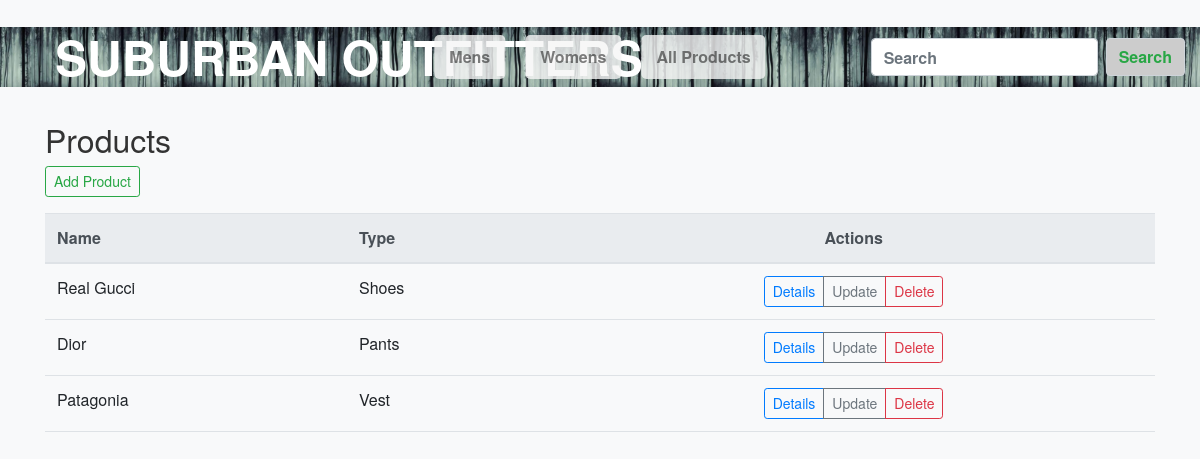
/customers/product_list/, run on an earlier commit of the app's database.
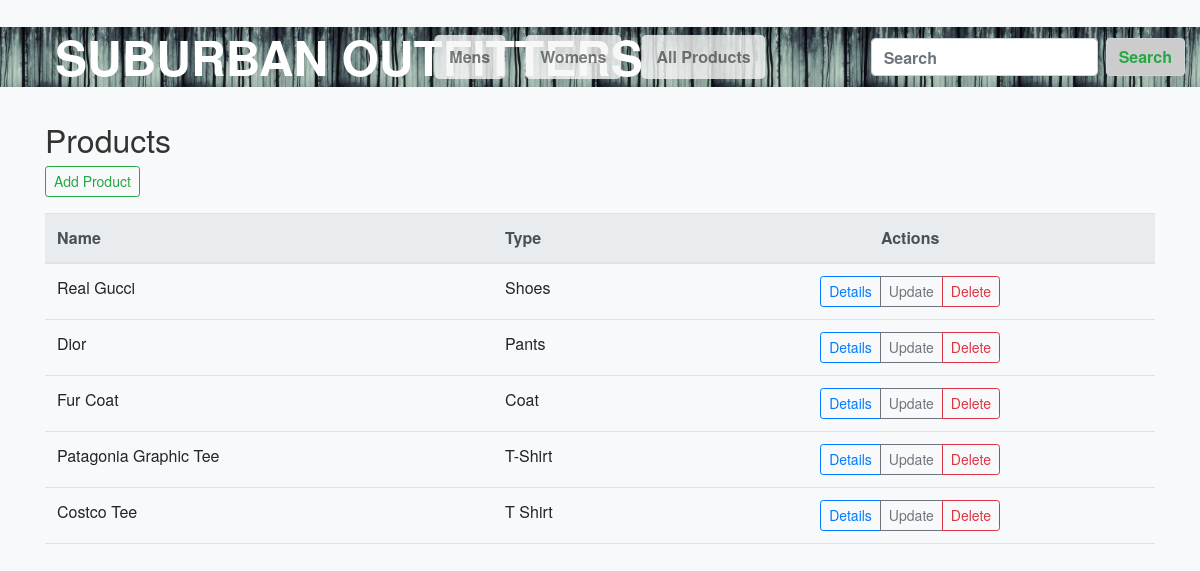
And on a later commit of the database.
### customer/models.py (models this page shows, shortened)
class Product(models.Model):
    GENDER_CHOICES = (
        ('M', 'Men'),
        ('W', 'Women'),
    )
    productName = models.CharField(max_length=200)
    productType = models.CharField(max_length=200)
    price = models.DecimalField(max_digits=10, decimal_places=2, default=0.00)
    gender = models.CharField(max_length=1, choices=GENDER_CHOICES, default='M')
    description = models.TextField(default='No description provided.')
    size = models.CharField(max_length=50, blank=True)
    quantity = models.IntegerField(default=0)
    image = models.ImageField(upload_to='product_images/', default='default.jpg')

### customer/views.py (the view)
# urls.py: path('product_list/', views.ProductListView.as_view(), name='product_list'),
class ProductListView(View):
    def get(self, request):
        products = Product.objects.all()
        context = {
            'products': products
        }
        return render(request, 'product_list.html', context=context)

### customer/context_processors.py (called while the page is built)
def categories(request):
    return {
        'categories': Category.objects.all()
    }

### templates/product_list.html (shortened to what this page needs)
{% load static %}
<!DOCTYPE html>
<html>
<head>
    <link rel="stylesheet" href="https://stackpath.bootstrapcdn.com/bootstrap/4.5.2/css/bootstrap.min.css">
    <link rel="stylesheet" href="{% static 'css/styles.css' %}">
</head>
<body>
    {% include "nav.html" %}
    <div class="container mt-3">
        <a href="{% url 'product_list' %}" class="text-decoration-none">
            <h2>Products</h2>
        </a>
        <a href="{% url 'product_add' %}" class="btn btn-outline-success btn-sm mb-3">Add Product</a>
        <div class="table-responsive">
            <table class="table">
                <thead class="thead-light">
                    <tr>
                        <th>Name</th>
                        <th>Type</th>
                        <th class="text-center">Actions</th>
                    </tr>
                </thead>
                <tbody>
                    {% for product in products %}
                    <tr>
                        <td>{{ product.productName }}</td>
                        <td>{{ product.productType }}</td>
                        <td class="text-center">
                            <div class="btn-group" role="group" aria-label="Basic example">
                                <a href="{% url 'product_details' product.id %}" class="btn btn-outline-primary btn-sm">Details</a>
                                <a href="{% url 'product_update' product.id %}" class="btn btn-outline-secondary btn-sm">Update</a>
                                <a href="{% url 'product_delete' product.id %}" class="btn btn-outline-danger btn-sm">Delete</a>
                            </div>
                        </td>
                    </tr>
                    {% empty %}
                    <tr>
                        <td colspan="3">No products found.</td>
                    </tr>
                    {% endfor %}
                </tbody>
            </table>
        </div>
    </div>
</body>
</html>

### templates/nav.html (shortened to what this page needs)
{% load static %}
<nav class="navbar fixed-top navbar-expand-lg navbar-light" style="padding: 1rem 0; background-image: url('{% static 'images/nav4.jpg' %}'); background-size: contain; background-position: center center; background-repeat: no-repeat;">
    <div class="container-fluid">
        <a class="navbar-brand" href="base.html" style="font-weight: bold; text-transform: uppercase; font-size: 3em; color: white; padding-left: 40px;">SUBURBAN OUTFITTERS</a>
        <div class="navbar-collapse collapse" id="navbarSupportedContent" style="position: absolute; left: 50%; transform: translateX(-50%); z-index: 1;">
            <ul class="navbar-nav">
                <li class="nav-item">
                    <a class="nav-link" href="product_list.html" style="background-color: rgba(245, 245, 245, 0.8); margin: 0 10px; padding: 10px 15px; border-radius: 5px; font-weight: bold;">Mens</a>
                </li>
                <li class="nav-item">
                    <a class="nav-link" href="#" style="background-color: rgba(245, 245, 245, 0.8); margin: 0 10px; padding: 10px 15px; border-radius: 5px; font-weight: bold;">Womens</a>
                </li>
                <li class="nav-item">
                    <a class="nav-link" href="{% url 'customer_product_list' %}" style="background-color: rgba(245, 245, 245, 0.8); margin: 0 10px; padding: 10px 15px; border-radius: 5px; font-weight: bold;">All Products</a>
                </li>
            </ul>
        </div>
          <form class="form-inline my-2 my-lg-0">
            <input class="form-control mr-sm-2 search-input" type="search" placeholder="Search" aria-label="Search">
            <button class="btn my-2 my-sm-0 search-button" type="submit">Search</button>
          </form>
    </div>
</nav>

### static/css/styles.css (style rules this page uses)
body { background-color: #f8f9fa; color: #333; font-family: 'Helvetica Neue', Helvetica, Arial, sans-serif; margin-top: 120px; }
h1, h2, h3, h4, h5, h6 { color: #333; }
.mt-3 { margin-top: 1rem; }
.mb-3 { margin-bottom: 1rem; }
table { border-collapse: collapse; width: 100%; }
th, td { text-align: left; padding: 8px; border-bottom: 1px solid #dee2e6; }
th { background-color: #007bff; color: white; }
.navbar-brand { font-weight: bold; text-transform: uppercase; font-size: 3em; color: white; padding-left: 40px; }
.navbar-collapse { position: absolute; left: 50%; transform: translateX(-50%); z-index: 1; }
.nav-link { background-color: rgba(245, 245, 245, 0.8); margin: 0 10px; padding: 10px 15px; border-radius: 5px; font-weight: bold; }

### templates/nav.html (style rules this page uses)
.search-input { background-color: #fff; font-weight: bold; border: 1px solid #ced4da; }
.search-button { font-weight: bold; background-color: #ccc; color: #28a745; border: 1px solid #ced4da; }

What changed in the data, as far as the page shows it:
removed Product: productName "Patagonia", productType "Vest"
added Product: productName "Fur Coat", productType "Coat"
added Product: productName "Patagonia Graphic Tee", productType "T-Shirt"
added Product: productName "Costco Tee", productType "T Shirt"
